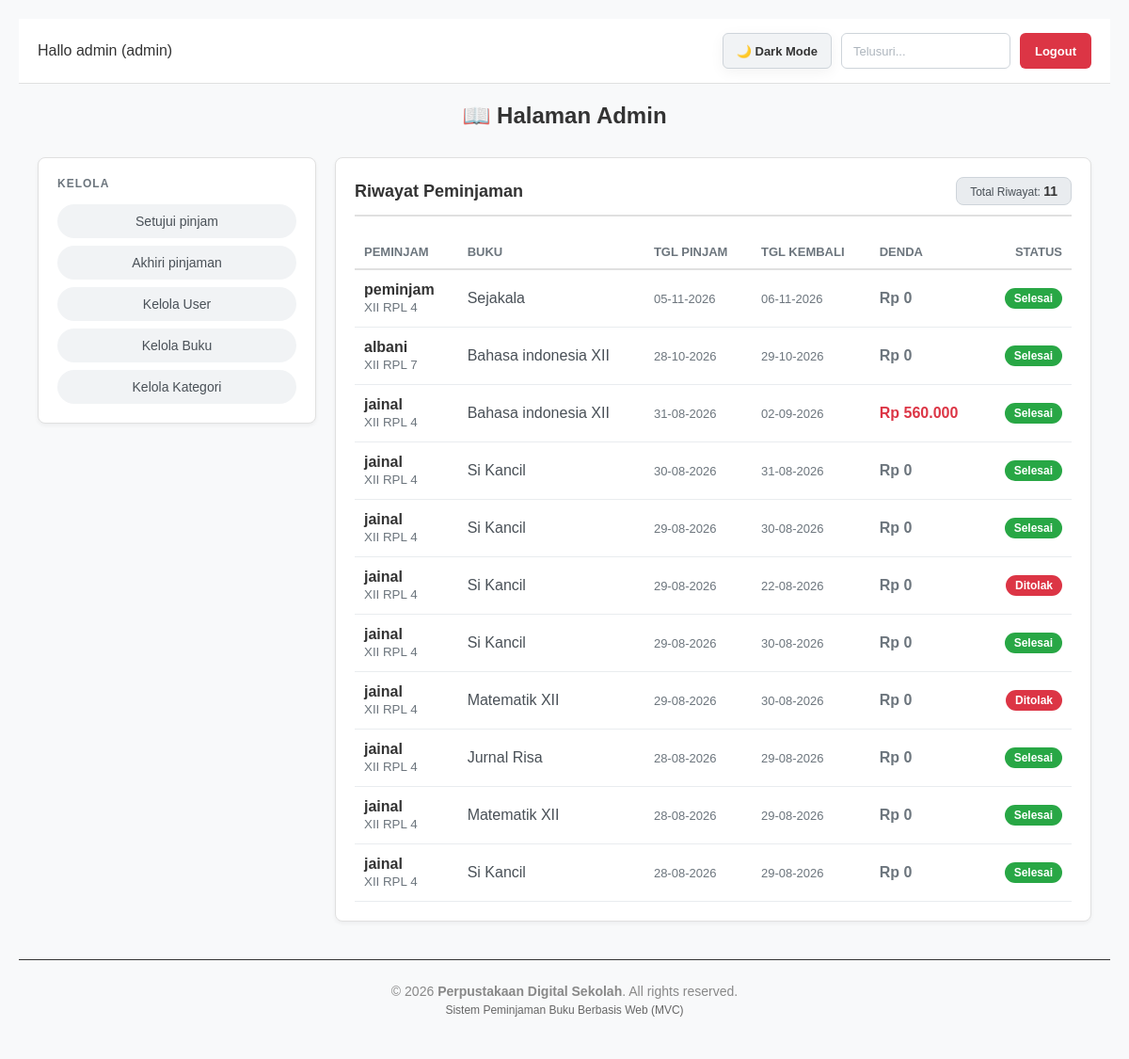
The page /index.php?page=admin&action=riwayatPinjam (signed in) on the database its author committed.
### tables this page shows
CREATE TABLE `peminjaman` (
  `id_pinjam` int(11) NOT NULL,
  `id_user` int(11) NOT NULL,
  `id_buku` int(11) NOT NULL,
  `jumlah` int(11) NOT NULL DEFAULT 1,
  `tgl_pinjam` date NOT NULL,
  `tanggal_kembali_rencana` date DEFAULT NULL,
  `tanggal_dikembalikan` date DEFAULT NULL,
  `tgl_kembali` date NOT NULL,
  `status` enum('menunggu','dipinjam','selesai','ditolak') DEFAULT 'menunggu',
  `denda` int(11) DEFAULT 0
);

CREATE TABLE `user` (
  `id_user` int(11) NOT NULL,
  `nama` varchar(100) NOT NULL,
  `email` varchar(100) NOT NULL,
  `nis` varchar(20) DEFAULT NULL,
  `kelas` varchar(20) DEFAULT NULL,
  `password` varchar(255) NOT NULL,
  `role` enum('admin','siswa') NOT NULL DEFAULT 'siswa'
);

CREATE TABLE `buku` (
  `id_buku` int(11) NOT NULL,
  `nama_buku` varchar(150) NOT NULL,
  `id_kategori` int(11) NOT NULL,
  `stok` int(11) NOT NULL DEFAULT 0,
  `gambar` varchar(255) DEFAULT NULL
);

### controllers/AdminController.php (called while the page is built, shortened)
<?php
require_once 'models/PinjamModel.php';
class AdminController {
    private $pinjamModel;
    public function __construct() {
        $database = new Database();
        $this->db = $database->getConnection();
        $this->pinjamModel = new PinjamModel($this->db);
    }
public function riwayatPinjam() {
    $search = trim($_GET['search'] ?? '');
    $riwayatList = $this->pinjamModel->getRiwayatPinjaman($search);
    require_once 'views/admin/riwayat_pinjam.php';
}
}

### config/Database.php (called while the page is built, shortened)
<?php
class Database {
    private $host = "localhost";
    private $user = "root";
    private $pass = "";
    private $dbname = "db_pembuku";
    public function getConnection() {
        $this->conn = null;
        try {
            $this->conn = new PDO("mysql:host=" . $this->host . ";dbname=" . $this->dbname, $this->user, $this->pass);
            $this->conn->setAttribute(PDO::ATTR_ERRMODE, PDO::ERRMODE_EXCEPTION);
        } catch(PDOException $exception) {
            echo "Connection error: " . $exception->getMessage();
        }
        return $this->conn;
    }
}

### models/PinjamModel.php (called while the page is built, shortened)
<?php
class PinjamModel {
    private $conn;
    private $table = 'peminjaman';
    public function __construct($db) {
        $this->conn = $db;
    }
public function getRiwayatPinjaman($search = '') {
    $query = "SELECT p.*, b.nama_buku, u.nama AS nama_siswa, u.kelas
              FROM " . $this->table . " p
              JOIN buku b ON p.id_buku = b.id_buku
              JOIN user u ON p.id_user = u.id_user
              WHERE p.status IN ('selesai', 'ditolak')";
    $query .= " ORDER BY p.id_pinjam DESC";
    $stmt = $this->conn->prepare($query);
    $stmt->execute();
    return $stmt->fetchAll(PDO::FETCH_ASSOC);
}
}

### views/admin/riwayat_pinjam.php (the view, shortened to what this page needs)
<?php include 'views/layout/header.php'; ?>
<div class="header-bar">
    <div style="font-weight: 500; color: var(--text-main);">Hallo <?= htmlspecialchars($_SESSION['user']['nama']); ?> (admin)</div>
    <div class="header-actions">
        <button id="themeToggle" class="theme-toggle-btn" onclick="toggleTheme()">🌙 Dark Mode</button>
        <form method="GET" action="index.php" style="display: inline-flex; margin: 0;">
            <input type="text" name="search" placeholder="Telusuri..." value="<?= htmlspecialchars($_GET['search'] ?? ''); ?>" class="input-dark">
        </form>
        <a href="index.php?page=logout" class="btn-red">Logout</a>
    </div>
</div>
<h2 style="text-align:center; margin-bottom: 30px; color: var(--text-main);">📖 Halaman Admin</h2>
<div style="display: flex; gap: 20px; align-items: flex-start; padding: 0 20px;">
    <div class="card" style="flex: 1; min-width: 220px; padding: 20px; box-sizing: border-box;">
        <p style="color: var(--text-muted); margin-top: 0; margin-bottom: 15px; font-size: 12px; letter-spacing: 1px; text-transform: uppercase; font-weight: bold;">Kelola</p>
        <div class="sidebar-menu">
            <a href="index.php?page=admin&action=dashboard" class="btn-sidebar">Setujui pinjam</a>
            <a href="index.php?page=admin&action=akhiriPinjaman" class="btn-sidebar">Akhiri pinjaman</a>
            <a href="index.php?page=admin&action=kelolaUser" class="btn-sidebar">Kelola User</a>
            <a href="index.php?page=admin&action=kelolaBuku" class="btn-sidebar">Kelola Buku</a>
            <a href="index.php?page=admin&action=kelolaKategori" class="btn-sidebar">Kelola Kategori</a>
        </div>
    </div>
    <div class="card" style="flex: 3; box-sizing: border-box;">
        <div style="margin-bottom: 20px; border-bottom: 2px solid var(--border-color); padding-bottom: 10px; display: flex; justify-content: space-between; align-items: center;">
            <h3 style="margin: 0; font-size: 18px; color: var(--text-main);">Riwayat Peminjaman</h3>
            <span class="badge-count">Total Riwayat: <strong style="font-size: 14px; color: var(--text-main);"><?= count($riwayatList); ?></strong></span>
        </div>
        <div class="table-container">
            <table style="width: 100%; border-collapse: collapse;">
                <thead>
                    <tr style="color: var(--text-muted); font-size: 13px; text-align: left; border-bottom: 2px solid var(--border-color); text-transform: uppercase;">
                        <th style="padding: 10px;">Peminjam</th>
                        <th style="padding: 10px;">Buku</th>
                        <th style="padding: 10px;">Tgl Pinjam</th>
                        <th style="padding: 10px;">Tgl Kembali</th>
                        <th style="padding: 10px;">Denda</th>
                        <th style="padding: 10px; text-align: right;">Status</th>
                    </tr>
                </thead>
                <tbody>
                    <?php if (!empty($riwayatList)): ?>
                        <?php foreach ($riwayatList as $r): ?>
                        <tr style="border-bottom: 1px solid var(--table-border);">
                            <td style="padding: 12px 10px; font-weight: bold; color: var(--text-main);">
                                <?= htmlspecialchars($r['nama_siswa']); ?>
                                <?php if (!empty($r['kelas'])): ?>
                                    <br><small style="color: var(--text-muted); font-weight: normal;"><?= htmlspecialchars($r['kelas']); ?></small>
                                <?php endif; ?>
                            </td>
                            <td style="padding: 12px 10px; color: var(--input-text); font-weight: 500;"><?= htmlspecialchars($r['nama_buku']); ?></td>
                            <td style="padding: 12px 10px; color: var(--text-muted); font-size: 13px;">
                                <?= !empty($r['tgl_pinjam']) ? date('d-m-Y', strtotime($r['tgl_pinjam'])) : '-'; ?>
                            </td>
                            <td style="padding: 12px 10px; color: var(--text-muted); font-size: 13px;">
                                <?= !empty($r['tgl_kembali']) ? date('d-m-Y', strtotime($r['tgl_kembali'])) : '-'; ?>
                            </td>
                            <td style="padding: 12px 10px; font-weight: bold; color: <?= ($r['denda'] > 0) ? '#dc3545' : 'var(--text-muted)'; ?>;">
                                Rp <?= number_format($r['denda'] ?? 0, 0, ',', '.'); ?>
                            </td>
                            <td style="padding: 12px 10px; text-align: right;">
                                <?php if ($r['status'] === 'selesai'): ?>
                                    <span class="badge-status status-selesai">Selesai</span>
                                <?php else: ?>
                                    <span class="badge-status status-ditolak">Ditolak</span>
                                <?php endif; ?>
                            </td>
                        </tr>
                        <?php endforeach; ?>
                    <?php else: ?>
                        <tr>
                            <td colspan="6" style="text-align: center; color: var(--text-muted); padding: 25px; font-size: 13px;">Belum ada riwayat transaksi.</td>
                        </tr>
                    <?php endif; ?>
                </tbody>
            </table>
        </div>
    </div>
</div>
<?php include 'views/layout/footer.php'; ?>

### views/layout/header.php (style rules this page uses)
body { background-color: #1a1a1a; color: #ffffff; font-family: 'Segoe UI', Tahoma, Geneva, Verdana, sans-serif; margin: 0; padding: 20px; }
:root { --bg-body: #f8f9fa; --bg-card: #ffffff; --bg-header: #ffffff; --text-main: #333333; --text-muted: #6c757d; --border-color: #e0e0e0; --input-bg: #ffffff; --input-border: #ced4da; --input-text: #495057; --input-placeholder: #adb5bd; --table-border: #e9ecef; --table-header-color: #495057; --cover-placeholder-bg: #e9ecef; --btn-nav-bg: #e9ecef; --btn-nav-text: #495057; --btn-nav-hover: #dee2e6; --btn-blue-bg: #007bff; --btn-blue-hover: #0056b3; --shadow: 0 4px 15px rgba(0, 0, 0, 0.05); }
body { background-color: var(--bg-body); color: var(--text-main); font-family: Arial, sans-serif; margin: 0; transition: background-color 0.3s, color 0.3s; }
.card { background-color: var(--bg-card); border: 1px solid var(--border-color); border-radius: 20px; box-shadow: var(--shadow); padding: 20px; box-sizing: border-box; transition: background-color 0.3s, border-color 0.3s; }
.header-bar { display: flex; justify-content: space-between; align-items: center; padding: 15px 20px; background: var(--bg-header); border-bottom: 1px solid var(--border-color); margin-bottom: 20px; transition: background-color 0.3s, border-color 0.3s; }
.status-selesai { background-color: #2980b9; color: #fff; }
.status-ditolak { background-color: #c0392b; color: #fff; }
.input-dark { background-color: var(--input-bg); border: 1px solid var(--input-border); color: var(--input-text); padding: 6px 12px; border-radius: 12px; outline: none; transition: background-color 0.3s, color 0.3s; }
.input-dark::placeholder { color: var(--input-placeholder); }
.btn-red { background-color: #dc3545; color: white; border: none; padding: 6px 14px; border-radius: 15px; text-decoration: none; font-size: 13px; font-weight: bold; display: inline-flex; align-items: center; cursor: pointer; transition: opacity 0.2s; }
.theme-toggle-btn { background-color: var(--bg-card); color: var(--text-main); border: 1px solid var(--border-color); padding: 6px 12px; border-radius: 15px; cursor: pointer; font-size: 13px; font-weight: bold; box-shadow: var(--shadow); transition: background-color 0.2s; }

### rows shown on the page
peminjaman: id_user.nama "peminjam", id_user.kelas "XII RPL 4", id_buku.nama_buku "Sejakala", tgl_pinjam "05-11-2026", tgl_kembali "06-11-2026", denda "0", status "Selesai"
peminjaman: id_user.nama "albani", id_user.kelas "XII RPL 7", id_buku.nama_buku "Bahasa indonesia XII", tgl_pinjam "28-10-2026", tgl_kembali "29-10-2026", denda "0", status "Selesai"
peminjaman: id_user.nama "jainal", id_user.kelas "XII RPL 4", id_buku.nama_buku "Bahasa indonesia XII", tgl_pinjam "31-08-2026", tgl_kembali "02-09-2026", denda "560.000", status "Selesai"
peminjaman: id_user.nama "jainal", id_user.kelas "XII RPL 4", id_buku.nama_buku "Si Kancil", tgl_pinjam "30-08-2026", tgl_kembali "31-08-2026", denda "0", status "Selesai"
peminjaman: id_user.nama "jainal", id_user.kelas "XII RPL 4", id_buku.nama_buku "Si Kancil", tgl_pinjam "29-08-2026", tgl_kembali "30-08-2026", denda "0", status "Selesai"
peminjaman: id_user.nama "jainal", id_user.kelas "XII RPL 4", id_buku.nama_buku "Si Kancil", tgl_pinjam "29-08-2026", tgl_kembali "22-08-2026", denda "0", status "Ditolak"
peminjaman: id_user.nama "jainal", id_user.kelas "XII RPL 4", id_buku.nama_buku "Si Kancil", tgl_pinjam "29-08-2026", tgl_kembali "30-08-2026", denda "0", status "Selesai"
peminjaman: id_user.nama "jainal", id_user.kelas "XII RPL 4", id_buku.nama_buku "Matematik XII", tgl_pinjam "29-08-2026", tgl_kembali "30-08-2026", denda "0", status "Ditolak"
peminjaman: id_user.nama "jainal", id_user.kelas "XII RPL 4", id_buku.nama_buku "Jurnal Risa", tgl_pinjam "28-08-2026", tgl_kembali "29-08-2026", denda "0", status "Selesai"
peminjaman: id_user.nama "jainal", id_user.kelas "XII RPL 4", id_buku.nama_buku "Matematik XII", tgl_pinjam "28-08-2026", tgl_kembali "29-08-2026", denda "0", status "Selesai"
peminjaman: id_user.nama "jainal", id_user.kelas "XII RPL 4", id_buku.nama_buku "Si Kancil", tgl_pinjam "28-08-2026", tgl_kembali "29-08-2026", denda "0", status "Selesai"

### other values the page prints
$_SESSION['user']['nama'] "admin"
count($riwayatList) "11"
